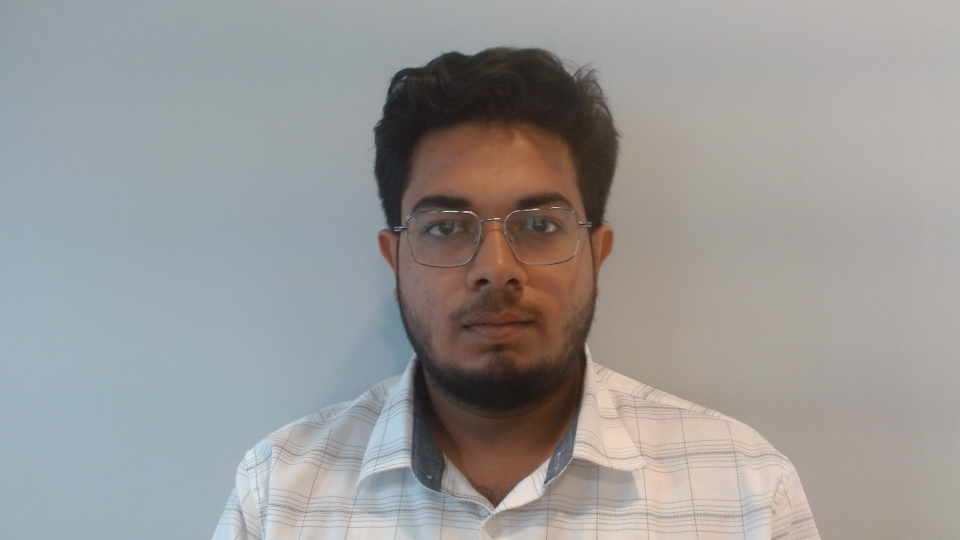
#> input picture image-bet.jpg, 1920 x 1080 px (shown at 1/2 size); its folder holds only this picture in this run
$ python -i align.py   (imports and definitions only)
#> lines starting #> are read from the running program, lines starting #| are printed output that depends on the picture; after the words box and inside, x2 and y2 are one past the last pixel; in counts of white or black regions, pixels touching at a corner belong together
#> further down, picture is the input picture: shape (1080, 1920, 3); mean B, G, R 151, 152.1, 153.7
import numpy as np
import cv2, os, shutil

unprocessed_path = "./unprocessed/"
face_path = "./input/face/"

def crop_image(img):
    face_detect = cv2.CascadeClassifier('haarcascade.xml')
    face_data = face_detect.detectMultiScale(img, 1.3, 5)
#> face_data = [[717, 237, 540, 540]]

    cropped_img = None
    for (x, y, w, h) in face_data:
        x = x + 100
        y = y + 100

        cropped_img = img[y-290:y+h+100, x-200:x+w+100]
#> this loop made 1 pass
#> (x, y, w, h) on pass 1: (817, 337, 540, 540)
#> pass 1, in crop_image, `cropped_img = img[y-290:y+h+100, x-200:x+w+100]`:
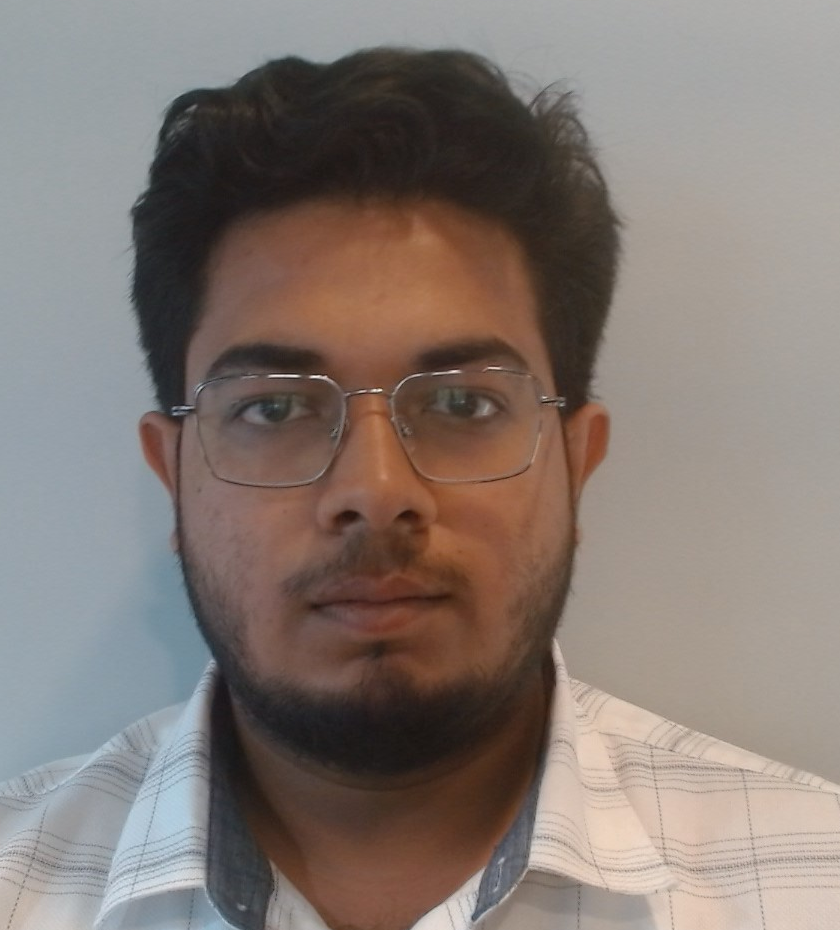
#> cropped_img: shape (930, 840, 3); mean B, G, R 115.3, 121.2, 132.4

    # cv2.imwrite(f"./junk/test.png", cropped_img)
    return cropped_img

def blur_face(img):
    global count
    # img = cv2.cvtColor(img, cv2.COLOR_BGR2RGB)
    face_roi = None
    img = crop_image(img)
    face_detect = cv2.CascadeClassifier('haarcascade.xml')
    face_data = face_detect.detectMultiScale(img, 1.3, 5)
#> face_data = [[122, 206, 511, 511]]
    roi_count = 0
    for (x, y, w, h) in face_data:
        roi_count = roi_count + 1
        x = x + 100
        y = y + 100
        roi = img[y:y+h-200, x:x+w-200]

        face_roi = img[y:y+roi.shape[0], x:x+roi.shape[1]]

        # applying a gaussian blur over this new rectangle area
        roi = cv2.GaussianBlur(roi, (101, 101), 100)
        # impose this blurred image on original image to get final image

        img[y:y+roi.shape[0], x:x+roi.shape[1]] = roi
#> this loop made 1 pass
#> (x, y, w, h, roi_count) on pass 1: (222, 306, 511, 511, 1)
#> pass 1, in blur_face, `roi = img[y:y+h-200, x:x+w-200]`:
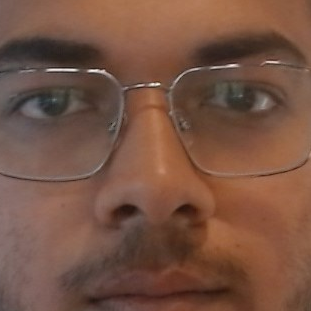
#> roi: shape (311, 311, 3); mean B, G, R 66.7, 83, 119
#> pass 1, in blur_face, `roi = cv2.GaussianBlur(roi, (101, 101), 100)`:
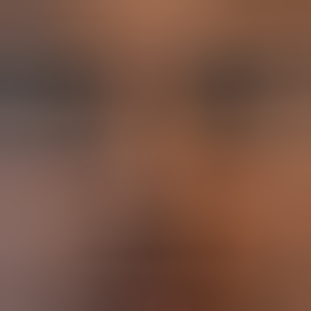
#> roi: shape (311, 311, 3); mean B, G, R 66.7, 83, 118.9
#> after the loop:
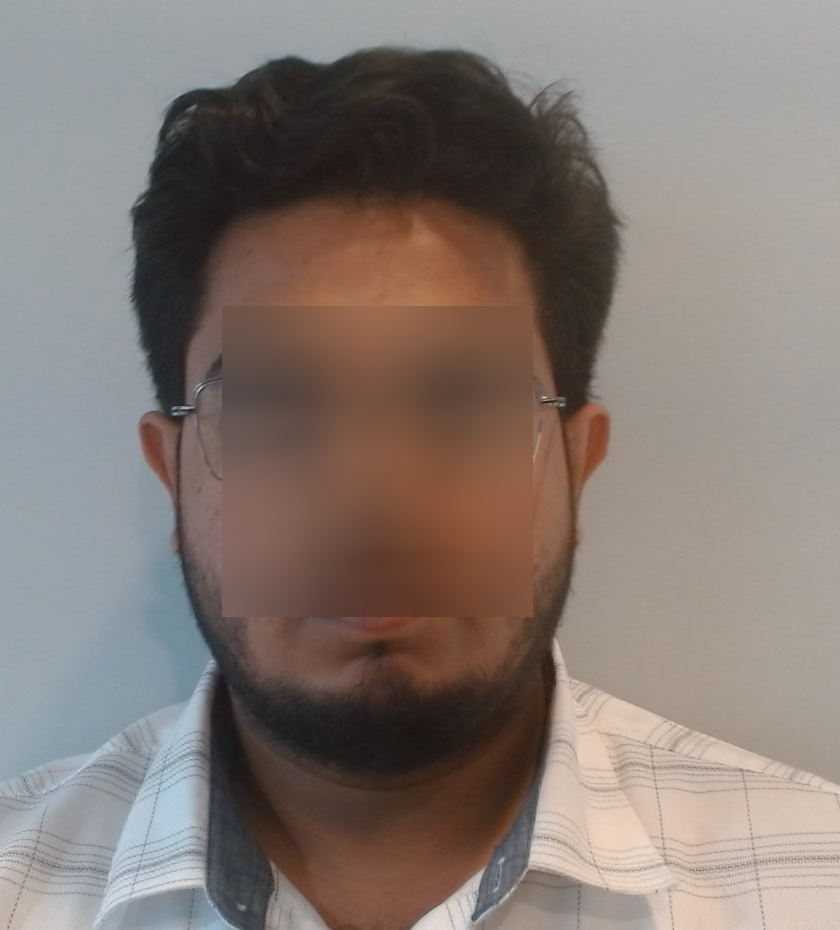
#> img: shape (930, 840, 3); 12.38% of pixels changed, all inside (x1, y1, x2, y2) = (222, 306, 533, 617)
#> after the loop, roi_count = 1
    cv2.imwrite("./junk/test.png", img)
    return img

# [9 lines of commented-out code are left out]

>>> import cv2
>>> picture = cv2.imread('image-bet.jpg')
>>> result = blur_face(picture)
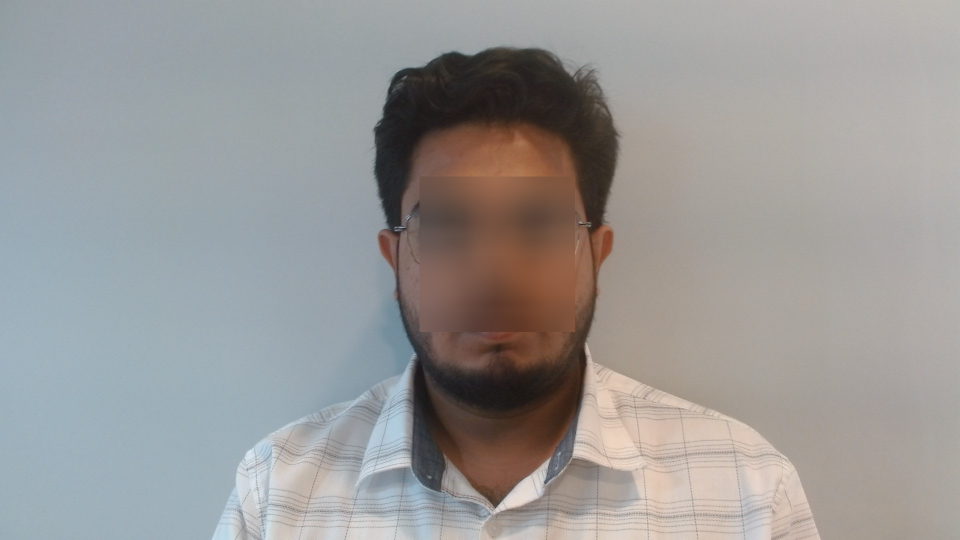
#> picture: shape (1080, 1920, 3) (shown at 1/2 size); 4.66% of pixels changed, all inside (x1, y1, x2, y2) = (839, 353, 1150, 664)

$ run again, on mirrorme.jpg
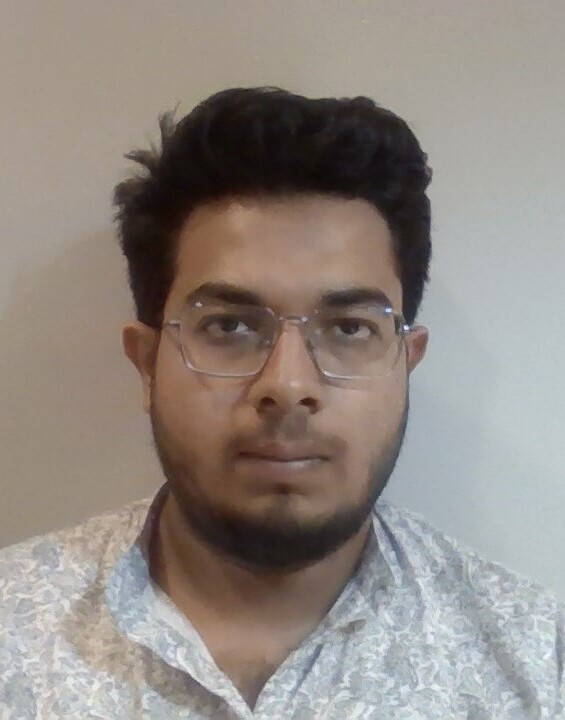
#> input picture mirrorme.jpg, 565 x 720 px
#> picture is the input picture: shape (720, 565, 3); mean B, G, R 130.4, 136.8, 145.3
#> in crop_image, `face_data = face_detect.detectMultiScale(img, 1.3, 5)`: face_data = [[119, 195, 336, 336]]
#> the loop in crop_image, `for (x, y, w, h) in face_data:` made 1 pass
#> (x, y, w, h) on pass 1: (219, 295, 336, 336)
#> in blur_face, `face_data = face_detect.detectMultiScale(img, 1.3, 5)`: face_data = [[103, 193, 325, 325]]
#> the loop in blur_face, `for (x, y, w, h) in face_data:` made 1 pass
#> (x, y, w, h, roi_count) on pass 1: (203, 293, 325, 325, 1)
#> after the loop in blur_face, `for (x, y, w, h) in face_data:`:
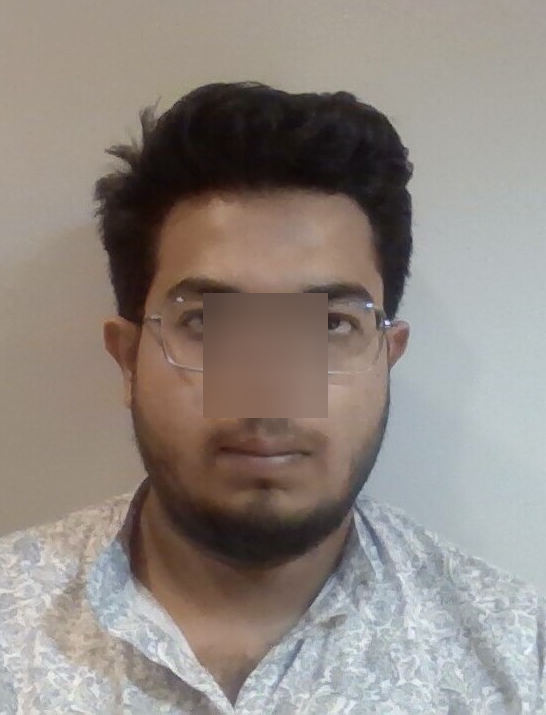
#> img: shape (715, 546, 3); mean B, G, R 129.7, 135.9, 144.4
#> after the loop in blur_face, `for (x, y, w, h) in face_data:`: roi_count = 1
#> `result = blur_face(picture)`:
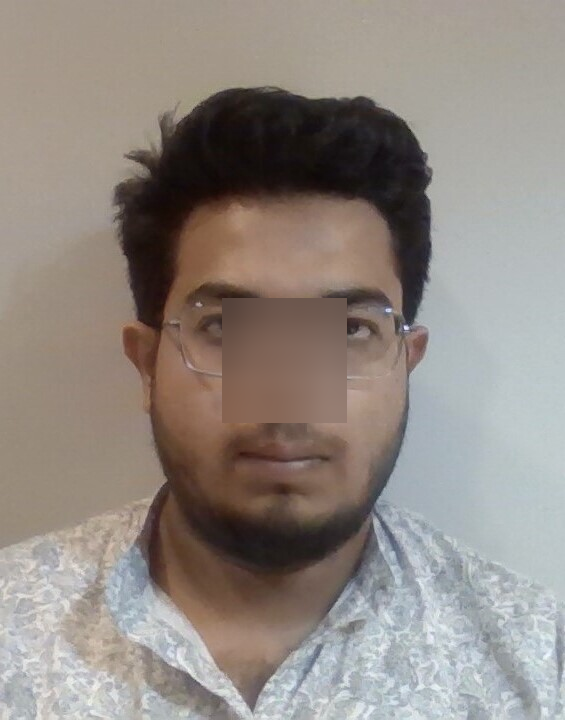
#> picture: shape (720, 565, 3); 3.84% of pixels changed, all inside (x1, y1, x2, y2) = (222, 298, 347, 423)
